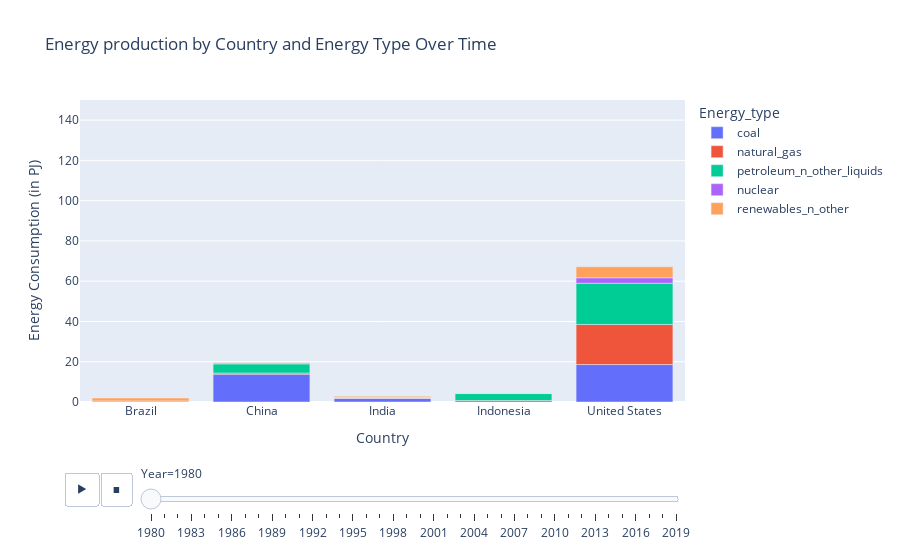

Notebook code cell kept with this figure:
### Code cell
import plotly.express as px
import pandas as pd

# Load the data
energy_data = pd.read_csv('energy_CSV.csv')

# Filter the data to include only the specified countries and exclude "all_energy_types"
selected_countries = ["China", "India", "United States", "Indonesia", "Brazil"]
filtered_energy_data = energy_data[(energy_data['Country'].isin(selected_countries)) & 
                                   (energy_data['Energy_type'] != "all_energy_types")]

# Create the interactive bar chart with a year slider for the selected countries and auto-scaling y-axis
fig = px.bar(filtered_energy_data,
             x="Country",
             y="Energy_production",
             color="Energy_type",
             animation_frame="Year",
             range_y=[0, 150],
             title="Energy production by Country and Energy Type Over Time",
             labels={"Energy_production": "Energy Consumption (in PJ)"})

# Show the plot
fig.show()

### Figure 1 — Plotly figure (JSON) as saved in the notebook; plotly's stock layout.template omitted (floating-point values rounded to 4 significant figures)
{"data": [{"alignmentgroup": "True", "hovertemplate": "Energy_type=coal<br>Year=1980<br>Country=%{x}<br>Energy Consumption (in PJ)=%{y}<extra></extra>", "legendgroup": "coal", "marker": {"color": "#636efa", "pattern": {"shape": ""}}, "name": "coal", "offsetgroup": "coal", "orientation": "v", "showlegend": true, "textposition": "auto", "type": "bar", "x": ["Brazil", "China", "India", "Indonesia", "United States"], "xaxis": "x", "y": [0.08352, 13.81, 1.873, 0.01212, 18.6], "yaxis": "y"}, {"alignmentgroup": "True", "hovertemplate": "Energy_type=natural_gas<br>Year=1980<br>Country=%{x}<br>Energy Consumption (in PJ)=%{y}<extra></extra>", "legendgroup": "natural_gas", "marker": {"color": "#EF553B", "pattern": {"shape": ""}}, "name": "natural_gas", "offsetgroup": "natural_gas", "orientation": "v", "showlegend": true, "textposition": "auto", "type": "bar", "x": ["Brazil", "China", "India", "Indonesia", "United States"], "xaxis": "x", "y": [0.05662, 0.5813, 0.0587, 0.7194, 19.91], "yaxis": "y"}, {"alignmentgroup": "True", "hovertemplate": "Energy_type=petroleum_n_other_liquids<br>Year=1980<br>Country=%{x}<br>Energy Consumption (in PJ)=%{y}<extra></extra>", "legendgroup": "petroleum_n_other_liquids", "marker": {"color": "#00cc96", "pattern": {"shape": ""}}, "name": "petroleum_n_other_liquids", "offsetgroup": "petroleum_n_other_liquids", "orientation": "v", "showlegend": true, "textposition": "auto", "type": "bar", "x": ["Brazil", "China", "India", "Indonesia", "United States"], "xaxis": "x", "y": [0.403, 4.548, 0.3816, 3.47, 20.47], "yaxis": "y"}, {"alignmentgroup": "True", "hovertemplate": "Energy_type=nuclear<br>Year=1980<br>Country=%{x}<br>Energy Consumption (in PJ)=%{y}<extra></extra>", "legendgroup": "nuclear", "marker": {"color": "#ab63fa", "pattern": {"shape": ""}}, "name": "nuclear", "offsetgroup": "nuclear", "orientation": "v", "showlegend": true, "textposition": "auto", "type": "bar", "x": ["Brazil", "China", "India", "Indonesia", "United States"], "xaxis": "x", "y": [null, null, 0.03416, null, 2.739], "yaxis": "y"}, {"alignmentgroup": "True", "hovertemplate": "Energy_type=renewables_n_other<br>Year=1980<br>Country=%{x}<br>Energy Consumption (in PJ)=%{y}<extra></extra>", "legendgroup": "renewables_n_other", "marker": {"color": "#FFA15A", "pattern": {"shape": ""}}, "name": "renewables_n_other", "offsetgroup": "renewables_n_other", "orientation": "v", "showlegend": true, "textposition": "auto", "type": "bar", "x": ["Brazil", "China", "India", "Indonesia", "United States"], "xaxis": "x", "y": [1.438, 0.5985, 0.4835, 0.02321, 5.428], "yaxis": "y"}], "layout": {"barmode": "relative", "legend": {"title": {"text": "Energy_type"}, "tracegroupgap": 0}, "sliders": [{"active": 0, "currentvalue": {"prefix": "Year="}, "len": 0.9, "pad": {"b": 10, "t": 60}, "steps": [{"args": [["1980"], {"frame": {"duration": 0, "redraw": true}, "fromcurrent": true, "mode": "immediate", "transition": {"duration": 0, "easing": "linear"}}], "label": "1980", "method": "animate"}, {"args": [["1981"], {"frame": {"duration": 0, "redraw": true}, "fromcurrent": true, "mode": "immediate", "transition": {"duration": 0, "easing": "linear"}}], "label": "1981", "method": "animate"}, {"args": [["1982"], {"frame": {"duration": 0, "redraw": true}, "fromcurrent": true, "mode": "immediate", "transition": {"duration": 0, "easing": "linear"}}], "label": "1982", "method": "animate"}, {"args": [["1983"], {"frame": {"duration": 0, "redraw": true}, "fromcurrent": true, "mode": "immediate", "transition": {"duration": 0, "easing": "linear"}}], "label": "1983", "method": "animate"}, {"args": [["1984"], {"frame": {"duration": 0, "redraw": true}, "fromcurrent": true, "mode": "immediate", "transition": {"duration": 0, "easing": "linear"}}], "label": "1984", "method": "animate"}, {"args": [["1985"], {"frame": {"duration": 0, "redraw": true}, "fromcurrent": true, "mode": "immediate", "transition": {"duration": 0, "easing": "linear"}}], "label": "1985", "method": "animate"}, {"args": [["1986"], {"frame": {"duration": 0, "redraw": true}, "fromcurrent": true, "mode": "immediate", "transition": {"duration": 0, "easing": "linear"}}], "label": "1986", "method": "animate"}, {"args": [["1987"], {"frame": {"duration": 0, "redraw": true}, "fromcurrent": true, "mode": "immediate", "transition": {"duration": 0, "easing": "linear"}}], "label": "1987", "method": "animate"}, {"args": [["1988"], {"frame": {"duration": 0, "redraw": true}, "fromcurrent": true, "mode": "immediate", "transition": {"duration": 0, "easing": "linear"}}], "label": "1988", "method": "animate"}, {"args": [["1989"], {"frame": {"duration": 0, "redraw": true}, "fromcurrent": true, "mode": "immediate", "transition": {"duration": 0, "easing": "linear"}}], "label": "1989", "method": "animate"}, {"args": [["1990"], {"frame": {"duration": 0, "redraw": true}, "fromcurrent": true, "mode": "immediate", "transition": {"duration": 0, "easing": "linear"}}], "label": "1990", "method": "animate"}, {"args": [["1991"], {"frame": {"duration": 0, "redraw": true}, "fromcurrent": true, "mode": "immediate", "transition": {"duration": 0, "easing": "linear"}}], "label": "1991", "method": "animate"}, {"args": [["1992"], {"frame": {"duration": 0, "redraw": true}, "fromcurrent": true, "mode": "immediate", "transition": {"duration": 0, "easing": "linear"}}], "label": "1992", "method": "animate"}, {"args": [["1993"], {"frame": {"duration": 0, "redraw": true}, "fromcurrent": true, "mode": "immediate", "transition": {"duration": 0, "easing": "linear"}}], "label": "1993", "method": "animate"}, {"args": [["1994"], {"frame": {"duration": 0, "redraw": true}, "fromcurrent": true, "mode": "immediate", "transition": {"duration": 0, "easing": "linear"}}], "label": "1994", "method": "animate"}, {"args": [["1995"], {"frame": {"duration": 0, "redraw": true}, "fromcurrent": true, "mode": "immediate", "transition": {"duration": 0, "easing": "linear"}}], "label": "1995", "method": "animate"}, {"args": [["1996"], {"frame": {"duration": 0, "redraw": true}, "fromcurrent": true, "mode": "immediate", "transition": {"duration": 0, "easing": "linear"}}], "label": "1996", "method": "animate"}, {"args": [["1997"], {"frame": {"duration": 0, "redraw": true}, "fromcurrent": true, "mode": "immediate", "transition": {"duration": 0, "easing": "linear"}}], "label": "1997", "method": "animate"}, {"args": [["1998"], {"frame": {"duration": 0, "redraw": true}, "fromcurrent": true, "mode": "immediate", "transition": {"duration": 0, "easing": "linear"}}], "label": "1998", "method": "animate"}, {"args": [["1999"], {"frame": {"duration": 0, "redraw": true}, "fromcurrent": true, "mode": "immediate", "transition": {"duration": 0, "easing": "linear"}}], "label": "1999", "method": "animate"}, {"args": [["2000"], {"frame": {"duration": 0, "redraw": true}, "fromcurrent": true, "mode": "immediate", "transition": {"duration": 0, "easing": "linear"}}], "label": "2000", "method": "animate"}, {"args": [["2001"], {"frame": {"duration": 0, "redraw": true}, "fromcurrent": true, "mode": "immediate", "transition": {"duration": 0, "easing": "linear"}}], "label": "2001", "method": "animate"}, {"args": [["2002"], {"frame": {"duration": 0, "redraw": true}, "fromcurrent": true, "mode": "immediate", "transition": {"duration": 0, "easing": "linear"}}], "label": "2002", "method": "animate"}, {"args": [["2003"], {"frame": {"duration": 0, "redraw": true}, "fromcurrent": true, "mode": "immediate", "transition": {"duration": 0, "easing": "linear"}}], "label": "2003", "method": "animate"}, {"args": [["2004"], {"frame": {"duration": 0, "redraw": true}, "fromcurrent": true, "mode": "immediate", "transition": {"duration": 0, "easing": "linear"}}], "label": "2004", "method": "animate"}, {"args": [["2005"], {"frame": {"duration": 0, "redraw": true}, "fromcurrent": true, "mode": "immediate", "transition": {"duration": 0, "easing": "linear"}}], "label": "2005", "method": "animate"}, {"args": [["2006"], {"frame": {"duration": 0, "redraw": true}, "fromcurrent": true, "mode": "immediate", "transition": {"duration": 0, "easing": "linear"}}], "label": "2006", "method": "animate"}, {"args": [["2007"], {"frame": {"duration": 0, "redraw": true}, "fromcurrent": true, "mode": "immediate", "transition": {"duration": 0, "easing": "linear"}}], "label": "2007", "method": "animate"}, {"args": [["2008"], {"frame": {"duration": 0, "redraw": true}, "fromcurrent": true, "mode": "immediate", "transition": {"duration": 0, "easing": "linear"}}], "label": "2008", "method": "animate"}, {"args": [["2009"], {"frame": {"duration": 0, "redraw": true}, "fromcurrent": true, "mode": "immediate", "transition": {"duration": 0, "easing": "linear"}}], "label": "2009", "method": "animate"}, {"args": [["2010"], {"frame": {"duration": 0, "redraw": true}, "fromcurrent": true, "mode": "immediate", "transition": {"duration": 0, "easing": "linear"}}], "label": "2010", "method": "animate"}, {"args": [["2011"], {"frame": {"duration": 0, "redraw": true}, "fromcurrent": true, "mode": "immediate", "transition": {"duration": 0, "easing": "linear"}}], "label": "2011", "method": "animate"}, {"args": [["2012"], {"frame": {"duration": 0, "redraw": true}, "fromcurrent": true, "mode": "immediate", "transition": {"duration": 0, "easing": "linear"}}], "label": "2012", "method": "animate"}, {"args": [["2013"], {"frame": {"duration": 0, "redraw": true}, "fromcurrent": true, "mode": "immediate", "transition": {"duration": 0, "easing": "linear"}}], "label": "2013", "method": "animate"}, {"args": [["2014"], {"frame": {"duration": 0, "redraw": true}, "fromcurrent": true, "mode": "immediate", "transition": {"duration": 0, "easing": "linear"}}], "label": "2014", "method": "animate"}, {"args": [["2015"], {"frame": {"duration": 0, "redraw": true}, "fromcurrent": true, "mode": "immediate", "transition": {"duration": 0, "easing": "linear"}}], "label": "2015", "method": "animate"}, {"args": [["2016"], {"frame": {"duration": 0, "redraw": true}, "fromcurrent": true, "mode": "immediate", "transition": {"duration": 0, "easing": "linear"}}], "label": "2016", "method": "animate"}, {"args": [["2017"], {"frame": {"duration": 0, "redraw": true}, "fromcurrent": true, "mode": "immediate", "transition": {"duration": 0, "easing": "linear"}}], "label": "2017", "method": "animate"}, {"args": [["2018"], {"frame": {"duration": 0, "redraw": true}, "fromcurrent": true, "mode": "immediate", "transition": {"duration": 0, "easing": "linear"}}], "label": "2018", "method": "animate"}, {"args": [["2019"], {"frame": {"duration": 0, "redraw": true}, "fromcurrent": true, "mode": "immediate", "transition": {"duration": 0, "easing": "linear"}}], "label": "2019", "method": "animate"}], "x": 0.1, "xanchor": "left", "y": 0, "yanchor": "top"}], "title": {"text": "Energy production by Country and Energy Type Over Time"}, "updatemenus": [{"buttons": [{"args": [null, {"frame": {"duration": 500, "redraw": true}, "fromcurrent": true, "mode": "immediate", "transition": {"duration": 500, "easing": "linear"}}], "label": "&#9654;", "method": "animate"}, {"args": [[null], {"frame": {"duration": 0, "redraw": true}, "fromcurrent": true, "mode": "immediate", "transition": {"duration": 0, "easing": "linear"}}], "label": "&#9724;", "method": "animate"}], "direction": "left", "pad": {"r": 10, "t": 70}, "showactive": false, "type": "buttons", "x": 0.1, "xanchor": "right", "y": 0, "yanchor": "top"}], "xaxis": {"anchor": "y", "domain": [0, 1], "title": {"text": "Country"}}, "yaxis": {"anchor": "x", "domain": [0, 1], "range": [0, 150], "title": {"text": "Energy Consumption (in PJ)"}}}}
